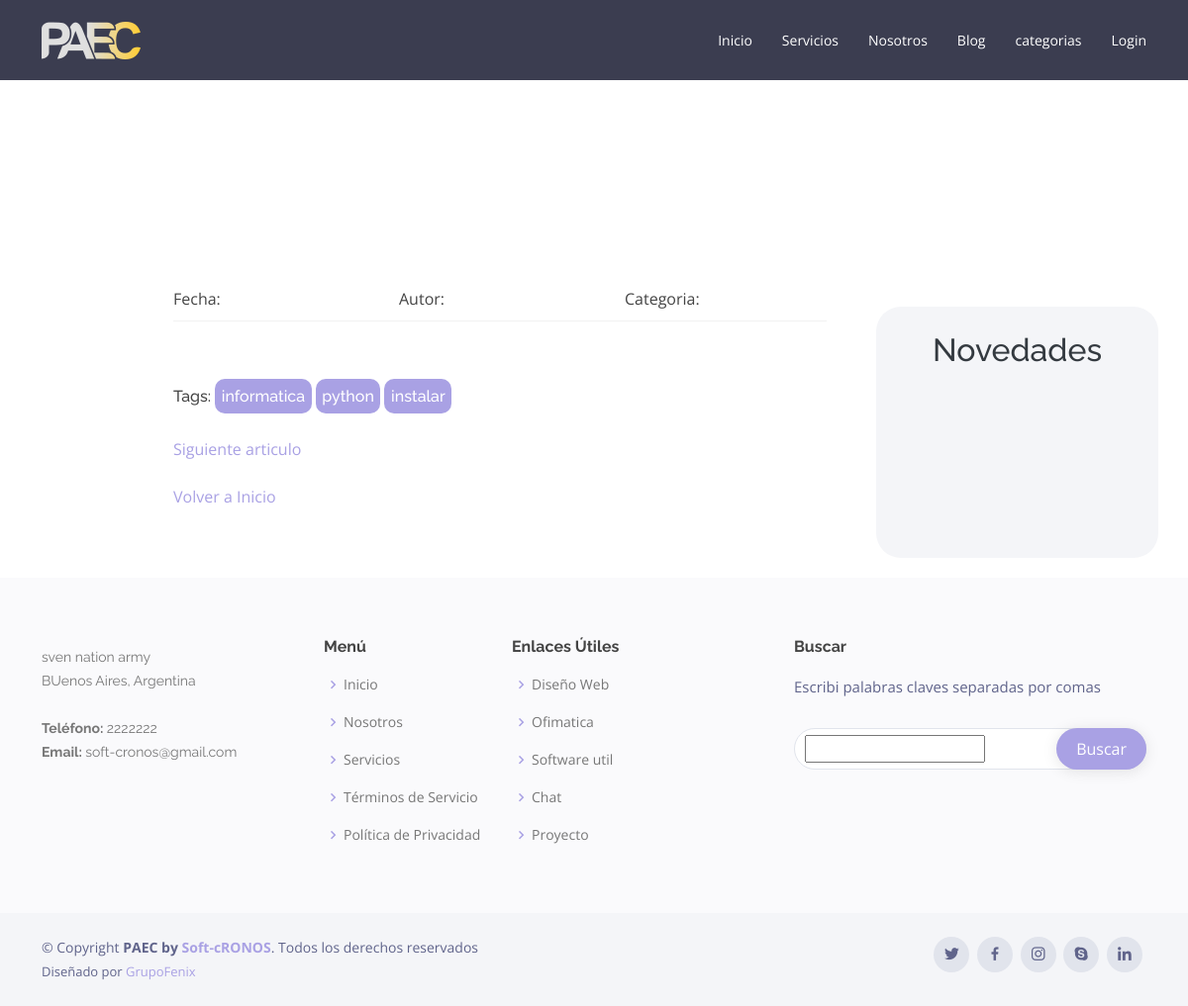
/post.php?id=2, run on the app's committed database.
### tables this page shows
CREATE TABLE empresa (
    id_empresa INT NOT NULL PRIMARY KEY AUTO_INCREMENT,
    nombre varchar(30) NOT NULL,
    abreviatura varchar(5), 
    mail varchar(50),
    telefono varchar(50),
    direccion varchar(50),
    numero varchar(50)
);

### modulos/funciones.php (called while the page is built, shortened)
<?php
function openConex(){
    $conn = new mysqli(DBHOST, DBUSER, DBPWD, DBNAME);
    $conn->set_charset("utf8");
    return $conn;
}
function getEmpresa()
{
    $conn = openConex();
    $stmt = $conn->prepare("SELECT * FROM empresa");
    $stmt->execute();
    $result = $stmt->get_result();
    $datos = $result->fetch_assoc();
    return $datos;
}
function getTagsByPost($post){
    $mysqli = openConex();
    $stmt = $mysqli->prepare(
        "SELECT t.name
         FROM post_tags
         INNER JOIN tags t ON post_tags.tag_id = t.id
         WHERE post_tags.post_id = ?"
    );
    $stmt->bind_param('i', $post);
    $stmt->execute();
    $result = $stmt->get_result();
    $tags = array();
    while ($row = $result->fetch_assoc()) {
        $tags[] = $row['name'];
    }
    return $tags;
}
?>

### post.php (the view, shortened to what this page needs)
<?php
  require_once 'modulos/funciones.php';
  $post = getPostById($_GET['id']);
?>
<body>
  <main id="main">
  <div class="banner-post align-items-center justify-content-center" style="width: 100%; height: 290px; overflow: hidden;">
  </div>
    <section class="inner-page">
      <div class="container">
        <div class="row">
            <div class="col-1">
            </div>
            <div class="col contenido">
              <div class=row>
                <div class="col">
                  <div>Fecha:<?php echo $post['date'] ?></div>
                </div>
                <div class="col">
                  <div>Autor: <?php echo $post['nick'] ?></div>
                </div>
                <div class="col">
                  <div>Categoria: <?php echo $post['categoria'] ?></div>
                </div>
              </div>
              <hr class="separator">
              <br>
              <div class="post-footer">
                <div>
                  <h6>Tags:
                  <?php
                    $tags = getTagsbypost($_GET['id']);
                    foreach ($tags as $tag):
                  ?>
                  <a href="bloglist.php?tag=<?php echo urlencode($tag); ?>" class="tags"><?php echo htmlspecialchars($tag);?></a>
                  <?php
                    endforeach;
                  ?>
                  </h6>
                </div>
                <br>
                  <a href="post.php?id=<?php echo intval($_GET['id']) + 1 ?>">Siguiente articulo</a>
                <br>
                <br>
                  <a href="index.php">Volver a Inicio</a>
              </div>
            </div>
            <div class="col-3 rightbar align-items-center justify-content-center">
              <?php
                include "themes/rightbar.php";
              ?>
            </div>
        </div>
      </div>
    </section>
  </main>
  <?php
  include "themes/footer.php";
  ?>
</body>
</html>

### themes/footer.php
<footer id="footer">
  <div class="footer-top">
      <div class="container">
          <div class="row">
              <div class="col-lg-3 col-md-6 footer-contact">
                  <h3><?php
                  $datos_empresa = getEmpresa();
                  $direccion =
                  $telefono = $datos_empresa['telefono'];
                  $mail = $datos_empresa['mail'];
                  echo $nombre; ?></h3>
                  <p>
                      <?php echo $datos_empresa['direccion'];; ?><br>
                      BUenos Aires, Argentina<br><br>
                      <strong>Teléfono: </strong><?php echo $telefono; ?><br>
                      <strong>Email: </strong><?php echo $mail; ?><br>
                  </p>
              </div>
              <div class="col-lg-2 col-md-6 footer-links">
                  <h4>Menú</h4>
                  <ul>
                      <li><i class="bx bx-chevron-right"></i> <a href="#">Inicio</a></li>
                      <li><i class="bx bx-chevron-right"></i> <a href="#">Nosotros</a></li>
                      <li><i class="bx bx-chevron-right"></i> <a href="#">Servicios</a></li>
                      <li><i class="bx bx-chevron-right"></i> <a href="#">Términos de Servicio</a></li>
                      <li><i class="bx bx-chevron-right"></i> <a href="#">Política de Privacidad</a></li>
                  </ul>
              </div>
              <div class="col-lg-3 col-md-6 footer-links">
                  <h4>Enlaces Útiles</h4>
                  <ul>
                      <li><i class="bx bx-chevron-right"></i> <a href="#">Diseño Web</a></li>
                      <li><i class="bx bx-chevron-right"></i> <a href="#">Ofimatica</a></li>
                      <li><i class="bx bx-chevron-right"></i> <a href="#">Software util</a></li>
                      <li><i class="bx bx-chevron-right"></i> <a href="#">Chat</a></li>
                      <li><i class="bx bx-chevron-right"></i> <a href="#">Proyecto</a></li>
                  </ul>
              </div>
              <div class="col-lg-4 col-md-6 footer-newsletter">
                  <h4>Buscar</h4>
                  <p>Escribi palabras claves separadas por comas</p>
                  <form action="bloglist.php" method="get">
                      <input type="text"  name="tag">
                      <input type="submit" value="Buscar">
                  </form>
              </div>
          </div>
      </div>
  </div>
  <div class="container d-md-flex py-4">
      <div class="me-md-auto text-center text-md-start">
          <div class="copyright">
            &copy; Copyright <strong><span>PAEC by <a href="https://soft-cronos.com/">Soft-cRONOS</a></span></strong>. Todos los derechos reservados
          </div>
          <div class="credits">
              Diseñado por <a href="https://grupofenix.ar/">GrupoFenix</a>
          </div>
      </div>
      <div class="social-links text-center text-md-right pt-3 pt-md-0">
          <a href="#" class="twitter"><i class="bx bxl-twitter"></i></a>
          <a href="#" class="facebook"><i class="bx bxl-facebook"></i></a>
          <a href="#" class="instagram"><i class="bx bxl-instagram"></i></a>
          <a href="#" class="google-plus"><i class="bx bxl-skype"></i></a>
          <a href="#" class="linkedin"><i class="bx bxl-linkedin"></i></a>
      </div>
  </div>
</footer>

### assets/css/style.css (style rules this page uses)
:root { --color-primario: #a9a1e4; --color-secundario: #26283d; --color-terciario:#60648b; --color-obscuro: #120907; --color-claro:#f3dced; --color-degradado: rgba(38, 40, 61, 0.9); --color-degradado-siete: rgba(38, 40, 61, 0.7); }
body { font-family: "Open Sans", sans-serif; color: #444444; }
a { color: var(--color-primario); text-decoration: none; }
h1, h2, h3, h4, h5, h6 { font-family: "Raleway", sans-serif; }
.separator { border: none; border-top: 1px solid #ccc; margin: 10px 0; }
.banner-post { --bs-gutter-x: 1.5rem; --bs-gutter-y: 0; display: flex; flex-wrap: wrap; margin-top: calc(-1 * var(--bs-gutter-y)); margin-right: calc(-.5 * var(--bs-gutter-x)); margin-left: calc(-.5 * var(--bs-gutter-x)); height: 250px; overflow: hidden; }
.contenido { padding: 50px; background-color: white; margin-top: -70px; border-radius: 30px; }
.rightbar { margin: 0; padding: 25px; background-color: #f4f5f8; border-radius: 25px; list-style: none; align-items: center; text-align: center; color:#343a40; }
.post-footer { padding-top:2rem; }
.tags { background-color: var(--color-primario); border-radius: 10px; color: white; padding: 1.2% 1%; }
#header { transition: all 0.5s; z-index: 997; padding: 20px 0; background: var(--color-degradado); }
#header .logo { font-size: 28px; margin: 0; padding: 0; line-height: 1; font-weight: 600; letter-spacing: 2px; font-family: "Poppins", sans-serif; }
#header .logo img { max-height: 40px; }
.navbar { padding: 0; }
.navbar ul { margin: 0; padding: 0; display: flex; list-style: none; align-items: center; }
.navbar li { position: relative; }
.navbar a, .navbar a:focus { display: flex; align-items: center; justify-content: space-between; padding: 10px 0 10px 30px; color: #fff; font-size: 14px; white-space: nowrap; transition: 0.3s; }
section { padding: 20px 0; }
#footer { color: var(--color-terciario); font-size: 14px; background: #f4f5f8; }
#footer .footer-top { padding: 60px 0 30px 0; background: #fafafc; }
#footer .footer-top .footer-contact { margin-bottom: 30px; }
#footer .footer-top .footer-contact p { font-size: 14px; line-height: 24px; margin-bottom: 0; font-family: "Raleway", sans-serif; color: #777777; }
#footer .footer-top h4 { font-size: 16px; font-weight: bold; color: #444444; position: relative; padding-bottom: 12px; }
#footer .footer-top .footer-links { margin-bottom: 30px; }
#footer .footer-top .footer-links ul { list-style: none; padding: 0; margin: 0; }
#footer .footer-top .footer-links ul i { padding-right: 2px; color: var(--color-primario); font-size: 18px; line-height: 1; }
#footer .footer-top .footer-links ul li { padding: 10px 0; display: flex; align-items: center; }
#footer .footer-top .footer-links ul li:first-child { padding-top: 0; }
#footer .footer-top .footer-links ul a { color: #777777; transition: 0.3s; display: inline-block; line-height: 1; }
#footer .footer-newsletter { font-size: 15px; }
#footer .footer-newsletter h4 { font-size: 16px; font-weight: bold; color: #444444; position: relative; padding-bottom: 12px; }
#footer .footer-newsletter form { margin-top: 30px; background: #fff; padding: 6px 10px; position: relative; border-radius: 50px; text-align: left; border: 1px solid #e1e4ec; }
#footer .footer-newsletter form input[type=submit] { position: absolute; top: -1px; right: -1px; bottom: -1px; border: 0; background: none; font-size: 16px; padding: 0 20px; background: var(--color-primario); color: #fff; transition: 0.3s; border-radius: 50px; box-shadow: 0px 2px 15px rgba(0, 0, 0, 0.1); }
#footer .credits { padding-top: 5px; font-size: 13px; }
#footer .social-links a { font-size: 18px; display: inline-block; background: #e1e4ec; color: var(--color-terciario); line-height: 1; padding: 8px 0; margin-right: 4px; border-radius: 50%; text-align: center; width: 36px; height: 36px; transition: 0.3s; }

### data on the page
empresa: direccion "sven nation army", telefono "2222222", mail "soft-cronos@gmail.com"

### other printed values
$tag "informatica"
$tag "python"
$tag "instalar"
